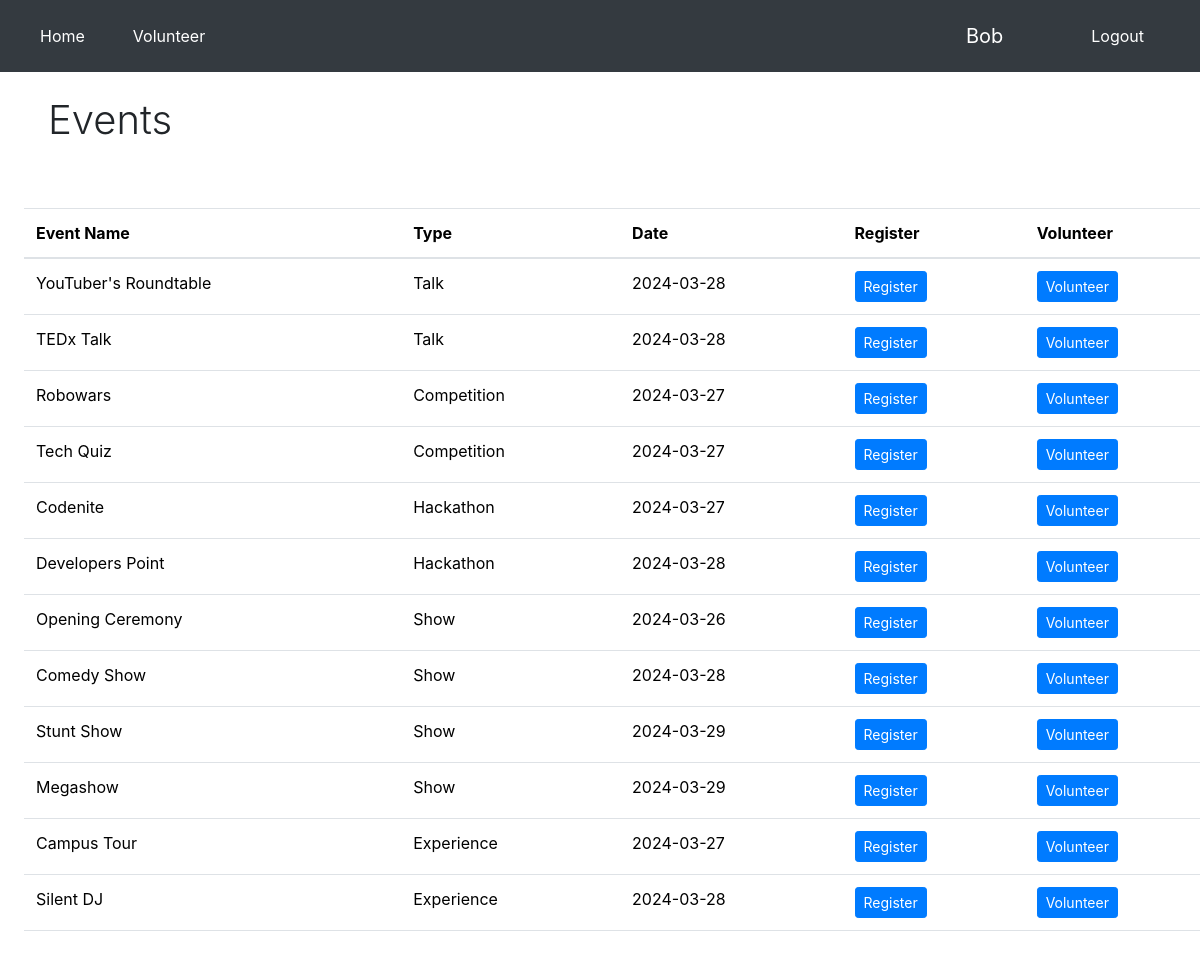
Page /student_index.php (signed in) on the committed database.
### tables this page shows
CREATE TABLE student (
    Roll VARCHAR(10) PRIMARY KEY,
    Name VARCHAR(100) NOT NULL,
    Dept VARCHAR(50) NOT NULL
);

CREATE TABLE event (
    EID INT AUTO_INCREMENT PRIMARY KEY,
    EName VARCHAR(50) NOT NULL,
    ETypeID INT,
    Date DATE,
    FOREIGN KEY(ETypeID) REFERENCES Etypes(ETypeID) ON DELETE SET NULL
);

CREATE TABLE Etypes (
    ETypeID INT AUTO_INCREMENT PRIMARY KEY,
    EType VARCHAR(50)
);

### functions.php (called while the page is built, shortened)
<?php
function check_student($con) {
    if(isset($_SESSION["user_type"]) && isset($_SESSION["user_id"]) && $_SESSION["user_type"]==="student") {
        $roll = $_SESSION["user_id"];
        $query = "SELECT * FROM student WHERE Roll = '$roll' LIMIT 1";
        $result = mysqli_query($con, $query);
        if($result && mysqli_num_rows($result) > 0) {
            $user_data = mysqli_fetch_assoc($result);
            return $user_data;
        }
    }
    die;
}
function get_events_data($con) {
    $query = "SELECT * FROM event NATURAL JOIN Etypes";
    $result = mysqli_query($con, $query);
    return $result;
}
?>

### student_index.php (the view, shortened to what this page needs)
<?php
    include("connect.php");
    include("functions.php");
    $user_data = check_student($con);
?>
<!DOCTYPE html>
<html lang="en">
<head>
    <link href="https://cdn.jsdelivr.net/npm/bootstrap@5.3.3/dist/css/bootstrap.min.css" rel="stylesheet"
>
</head>
<body bgcolor="FDEBD0">
    <?php include 'student_navbar.php' ?>
    <div class="px-5">
        <br>
        <p class="display-6 justify-text-center">Events</p>
    </div> <br>
    <table class="table m-4">
        <thead>
            <tr>
                <th>Event Name</th>
                <th>Type</th>
                <th>Date</th>
                <th>Register</th>
                <th>Volunteer</th>
            </tr>
        </thead>
        <tbody>
            <?php
            $result = get_events_data($con);
            while ($row = mysqli_fetch_assoc($result)) {
                echo "<tr>
                <td>" . $row["EName"] . "</td>
                <td>" . $row["EType"] . "</td>
                <td>" . $row["Date"] . "</td>";
                $query = "SELECT * FROM student_participate WHERE Roll='$user_data[Roll]' AND EID='$row[EID]'";
                $res = mysqli_query($con, $query);
                if($res && mysqli_num_rows($res) > 0) {
                    echo "<td> <a class='btn btn-danger btn-sm' href='student_deregister.php?eid=$row[EID]&roll=$user_data[Roll]'> Registered </a> </td>";
                    echo "<td> <a class='btn btn-primary disabled btn-sm' href='volunteer_register.php?eid=$row[EID]&roll=$user_data[Roll]'> Volunteer </a> </td>";
                } else {
                    $query = "SELECT * FROM volunteer WHERE Roll='$user_data[Roll]' AND EID='$row[EID]'";
                    $res = mysqli_query($con, $query);
                    if($res && mysqli_num_rows($res) > 0) {
                        echo "<td> <a class='btn btn-primary disabled btn-sm' href='student_register.php?eid=$row[EID]&roll=$user_data[Roll]'> Register </a>  </td>";
                        echo "<td> <a class='btn btn-danger btn-sm' href='volunteer_deregister.php?eid=$row[EID]&roll=$user_data[Roll]'> Volunteer </a> </td>";
                    } else {
                        echo "<td> <a class='btn btn-primary btn-sm' href='student_register.php?eid=$row[EID]&roll=$user_data[Roll]'> Register </a>  </td>";
                        echo "<td> <a class='btn btn-primary btn-sm' href='volunteer_register.php?eid=$row[EID]&roll=$user_data[Roll]'> Volunteer </a> </td>";
                    }
                }
                echo "</tr>";
            }
?>
</tbody>
    </table>
</body>
</html>

### student_navbar.php (shortened to what this page needs)
<!DOCTYPE html>
<html lang="en">
<head>
  <link rel="stylesheet" href="https://maxcdn.bootstrapcdn.com/bootstrap/4.5.2/css/bootstrap.min.css">
</head>
<body>
<nav class="navbar navbar-expand-md navbar-dark bg-dark">
  <div class="navbar-collapse collapse w-100 order-1 order-md-0 dual-collapse2">
        <ul class="navbar-nav mr-auto ">
            <li class="nav-item active m-2 px-2">
                <a class="nav-link" href="student_index.php">Home</a>
            </li>
            <li class="nav-item active m-2 px-2">
                <a class="nav-link" href="student_volunteer.php">Volunteer</a>
            </li>
        </ul>
  <div class="navbar-collapse collapse w-100 order-3 dual-collapse2">
        <ul class="navbar-nav ml-auto">
            <li class="nav-item active  active m-2 px-4">
                <a class="navbar-brand" href="student_profile.php"><?php echo $user_data['Name'] ?></a>
            </li>
            <li class="nav-item button  active m-2 px-4">
                <a class="nav-link" href="logout.php">Logout</a>
            </li>
        </ul>
  </div>
</nav>
</body>
</html>

### rows in the picture
student: Name "Bob"
event: EName "YouTuber's Roundtable", ETypeID.EType "Talk", Date "2024-03-28"
event: EName "TEDx Talk", ETypeID.EType "Talk", Date "2024-03-28"
event: EName "Robowars", ETypeID.EType "Competition", Date "2024-03-27"
event: EName "Tech Quiz", ETypeID.EType "Competition", Date "2024-03-27"
event: EName "Codenite", ETypeID.EType "Hackathon", Date "2024-03-27"
event: EName "Developers Point", ETypeID.EType "Hackathon", Date "2024-03-28"
event: EName "Opening Ceremony", ETypeID.EType "Show", Date "2024-03-26"
event: EName "Comedy Show", ETypeID.EType "Show", Date "2024-03-28"
event: EName "Stunt Show", ETypeID.EType "Show", Date "2024-03-29"
event: EName "Megashow", ETypeID.EType "Show", Date "2024-03-29"
event: EName "Campus Tour", ETypeID.EType "Experience", Date "2024-03-27"
event: EName "Silent DJ", ETypeID.EType "Experience", Date "2024-03-28"
